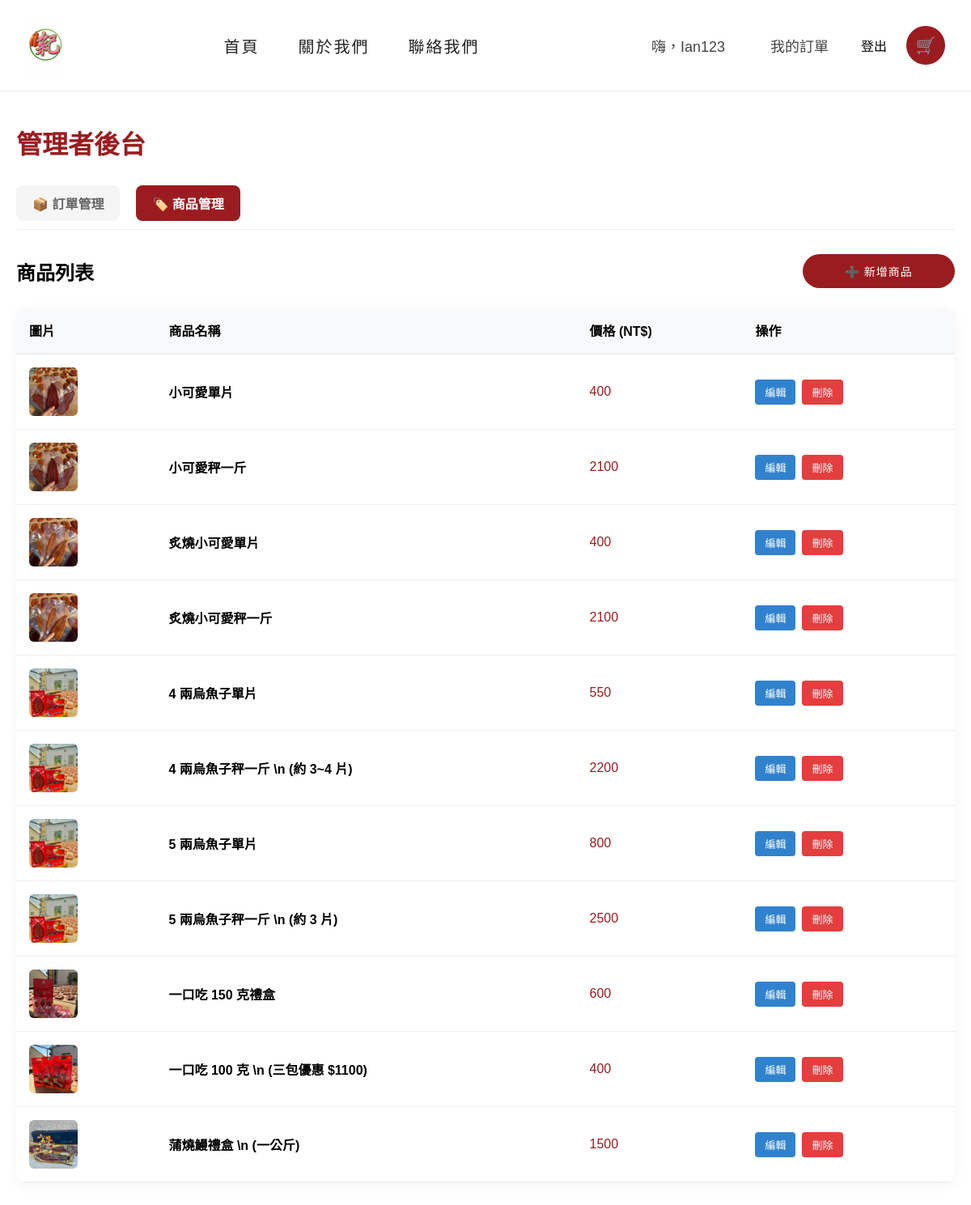
The page /management/products/ (signed in) on the database its author committed.
### web/models.py (models this page shows, shortened)
class Product(models.Model):
    name = models.CharField(max_length=100)
    price = models.IntegerField()
    image_path = models.CharField(max_length=255)

### web/views.py (the view)
# urls.py: path("management/products/", admin_products, name="admin_products"),
@user_passes_test(lambda u: u.is_superuser)
def admin_products(request):
    products = Product.objects.all()
    return render(request, "management/admin_products.html", {'products': products})

### templates/management/admin_products.html (shortened to what this page needs)
{% extends "base.html" %}
{% load static %}
{% block content %}
<div style="max-width: 1200px; margin: 40px auto; padding: 0 20px;">
    <h1 style="color: #9b1c20; margin-bottom: 30px;">管理者後台</h1>
    {% include "management/admin_nav.html" %}
    <div style="display: flex; justify-content: space-between; align-items: center; margin-bottom: 24px;">
        <h2 style="margin: 0; font-size: 24px;">商品列表</h2>
        <a href="{% url 'admin_product_add' %}" class="btn-primary" style="text-decoration: none;">➕ 新增商品</a>
    </div>
    <div style="background: #fff; border-radius: 12px; box-shadow: 0 4px 15px rgba(0,0,0,0.05); overflow: hidden;">
        <table style="width: 100%; border-collapse: collapse; text-align: left;">
            <thead>
                <tr style="background: #f8f9fa; border-bottom: 2px solid #eee;">
                    <th style="padding: 16px;">圖片</th>
                    <th style="padding: 16px;">商品名稱</th>
                    <th style="padding: 16px;">價格 (NT$)</th>
                    <th style="padding: 16px;">操作</th>
                </tr>
            </thead>
            <tbody>
                {% for p in products %}
                <tr style="border-bottom: 1px solid #eee;">
                    <td style="padding: 16px;">
                        <img src="{% static p.image_path %}"
                            style="width: 60px; height: 60px; object-fit: cover; border-radius: 6px;">
                    </td>
                    <td style="padding: 16px; font-weight: 600;">{{ p.name }}</td>
                    <td style="padding: 16px; color: #9b1c20;">{{ p.price }}</td>
                    <td style="padding: 16px;">
                        <div style="display: flex; gap: 8px;">
                            <a href="{% url 'admin_product_edit' p.id %}"
                                style="background: #3182ce; color: white; padding: 6px 12px; border-radius: 4px; text-decoration: none; font-size: 13px; font-weight: 500; display: inline-block;">編輯</a>
                            <form action="{% url 'admin_product_delete' p.id %}" method="post" style="display: inline;"
                                onsubmit="return confirm('確定要刪除此商品嗎？');">
                                <button type="submit"
                                    style="background: #e53e3e; color: white; padding: 6px 12px; border: none; border-radius: 4px; cursor: pointer; font-size: 13px; font-weight: 500;">刪除</button>
                            </form>
                        </div>
                    </td>
                </tr>
                {% empty %}
                <tr>
                    <td colspan="5" style="padding: 40px; text-align: center; color: #888;">目前沒有商品</td>
                </tr>
                {% endfor %}
            </tbody>
        </table>
    </div>
</div>
{% endblock %}

### templates/partials/navbar.html (shortened to what this page needs)
{% load static %}
<header class="site-header">
    <div class="nav-container">
        <div class="nav-logo">
            <a href="/">
                <img src="{% static 'images/logo.jpg' %}" alt="logo">
            </a>
        </div>
        <nav class="nav-menu">
            <a href="{% url 'index' %}">首頁</a>
            <a href="{% url 'about' %}">關於我們</a>
            <a href="{% url 'contact' %}">聯絡我們</a>
        </nav>
        <div class="nav-actions">
            {% if user.is_authenticated %}
            <span class="nav-link">嗨，{{ user.username }}</span>
            <a href="{% url 'orders' %}" class="nav-link">我的訂單</a>
            <form method="post" action="{% url 'logout' %}" style="display:inline;">
                <button type="submit" class="nav-link logout-btn">
                    登出
                </button>
            </form>
            {% else %}
            <a href="{% url 'login' %}" class="nav-link">會員登入</a>
            {% endif %}
            <a href="{% url 'cart_detail' %}" class="nav-cart">🛒</a>
        </div>
    </div>
</header>

### static/css/style.css (style rules this page uses)
body { margin: 0; font-family: "Noto Sans TC", sans-serif; }
img { max-width: 100%; height: auto; display: block; }
.btn-primary { display: inline-flex; align-items: center; justify-content: center; min-width: 140px; height: 42px; padding: 0 24px; background-color: #9b1c20; color: #fff; font-size: 14px; font-weight: 500; letter-spacing: 1px; border-radius: 21px; text-decoration: none; border: none; cursor: pointer; transition: all 0.25s ease; }
.site-header { background: #ffffff; border-bottom: 1px solid #eee; position: sticky; top: 0; z-index: 1000; }
.nav-container { max-width: 1280px; margin: 0 auto; padding: 20px 32px; display: flex; align-items: center; justify-content: space-between; }
.nav-logo img { height: 72px; display: block; }
.nav-menu { display: flex; gap: 48px; }
.nav-menu a { position: relative; font-size: 20px; font-weight: 500; color: #222; text-decoration: none; letter-spacing: 2px; padding: 8px 0; }
.nav-menu a::after { content: ""; position: absolute; left: 0; bottom: -8px; width: 0; height: 3px; background: #9b1c20; transition: width 0.3s ease; }
.nav-actions { display: flex; align-items: center; gap: 24px; }
.nav-link { font-size: 18px; text-decoration: none; color: #444; padding: 8px 16px; border-radius: 8px; transition: all 0.25s ease; }
.nav-cart { width: 48px; height: 48px; border-radius: 50%; background: #9b1c20; color: #fff; display: flex; align-items: center; justify-content: center; text-decoration: none; font-size: 20px; transition: background 0.25s ease; }
.logout-btn { background: none; border: none; padding: 0; cursor: pointer; font: inherit; color: inherit; }

### rows shown on the page
Product: image_path (picture), name "小可愛單片", price "400"
Product: image_path (picture), name "小可愛秤一斤", price "2100"
Product: image_path (picture), name "炙燒小可愛單片", price "400"
Product: image_path (picture), name "炙燒小可愛秤一斤", price "2100"
Product: image_path (picture), name "4 兩烏魚子單片", price "550"
Product: image_path (picture), name "4 兩烏魚子秤一斤 \\n (約 3~4 片)", price "2200"
Product: image_path (picture), name "5 兩烏魚子單片", price "800"
Product: image_path (picture), name "5 兩烏魚子秤一斤 \\n (約 3 片)", price "2500"
Product: image_path (picture), name "一口吃 150 克禮盒", price "600"
Product: image_path (picture), name "一口吃 100 克 \\n (三包優惠 $1100)", price "400"
Product: image_path (picture), name "蒲燒鰻禮盒 \\n (一公斤)", price "1500"

### other values the page prints
{{ user.username }} "Ian123"
